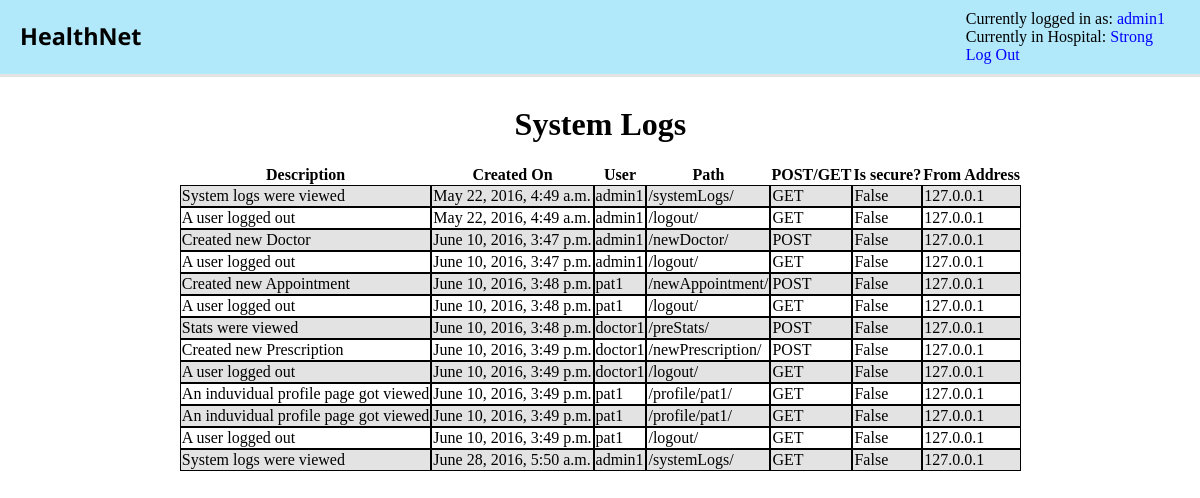
Page /systemLogs/ (signed in) on the committed database.
### recordSystem/models.py (models this page shows)
class Hospital(models.Model):
	name = models.CharField(max_length=200)
	address = models.CharField(max_length=200)
	def __str__(self):
		return self.name
	class Meta:
		ordering = ('name',)

class EntryLog(models.Model):
	createdAt = models.DateTimeField(auto_now_add=True)
	requestUser = models.CharField(max_length=100, blank=True, null=True)
	requestPath = models.TextField(blank=True, null=True)
	requestMethod = models.CharField(max_length=4, blank=True, null=True)
	requestSecure = models.NullBooleanField(default=False, blank=True, null=True)
	requestAddress = models.GenericIPAddressField(blank=True, null=True)
	desc = models.CharField(max_length=600, blank=True, null=True)
	atHospital = models.ForeignKey(Hospital, on_delete=models.PROTECT, related_name='atHospital', blank=True, null=True)

### recordSystem/views.py (the view)
# urls.py: url(r'^systemLogs/$', views.viewEntryLogs, name='systemLogsPage'),
def viewEntryLogs(request):
	if request.user.is_authenticated():
		addEntryLog(request, "System logs were viewed")
		els = EntryLog.objects.filter(atHospital=getCurrentHospital(request.user.username)).all()
		return render(request, 'recordsystem/systemlogs.html', {'logs': els, 'username': (request.user.username), 'currentHospital':getCurrentHospital(request.user.username)})
	else:
		return HttpResponse("please log in to view system logs")

### recordSystem/models.py (called while the page is built)
	def getChild(self, username):
		if (Administrator.objects.filter(username=username)):
			return Administrator.objects.get(username=username)
		elif (Patient.objects.filter(username=username)):
			return Patient.objects.get(username=username)
		elif (Doctor.objects.filter(username=username)):
			return Doctor.objects.get(username=username)
		elif (Nurse.objects.filter(username=username)):
			return Nurse.objects.get(username=username)
		else:
			return None #this is correct

### recordSystem/views.py (called while the page is built)
def addEntryLog(request, d):
    e = EntryLog(
        desc=d,
        createdAt=datetime.now(),
		requestUser=request.user.username,
        requestPath=request.path,
        requestMethod=request.method,
        requestSecure=request.is_secure(),
		requestAddress=request.META['REMOTE_ADDR'],
		atHospital=getCurrentHospital(request.user.username),
    )
    if isinstance(request.user, Administrator) or isinstance(request.user, Doctor) or isinstance(request.user,Nurse) or isinstance(request.user, Patient):
        if request.user.is_authenticated():
            e.requestuser = request.user
    e.save()

def getCurrentHospital(u):
	a = HealthNetUser.objects.getChild(u)
	if(a):
		return a.currentHospital

### recordSystem/templates/recordSystem/systemLogs.html (shortened to what this page needs)
{% load staticfiles %}
<link rel="stylesheet" type="text/css" href="{% static 'recordSystem/globalStyles.css' %}">
<link rel="stylesheet" type="text/css" href="{% static 'recordSystem/systemLogsStyles.css' %}">
<div id="topControlBar">
        <div id="topControlBarTextLeft">
            <a href="{% url 'recordSystem:indexPage' %}"><h3>HealthNet</h3></a>
        </div>
        <div id="topControlBarTextRight">
                Currently logged in as: <a href="{% url 'recordSystem:profilePage' username %}">{{ username }}</a>
                <br>
                Currently in Hospital: <a href="{% url 'recordSystem:hospitalSelectionPage' %}">{{ currentHospital }}</a>
                <br>
                <a href="{% url 'recordSystem:logoutPage' %}">Log Out</a>
        </div>
</div>
<div id="pageBody">
		<center><h1>System Logs</h1></center>
		<table cellspacing="0">
		<tr>
			<th> Description</th>
			<th>Created On</th>
			<th>User</th>
			<th>Path</th>
			<th>POST/GET</th>
			<th>Is secure?</th>
			<th>From Address</th>
		</tr>
		{% for a in logs %}
			<tr>
				<td>{{ a.desc }}</td>
				<td>{{ a.createdAt }}</td>
				<td>{{ a.requestUser }}</td>
				<td>{{ a.requestPath }}</td>
				<td>{{ a.requestMethod }}</td>
				<td>{{ a.requestSecure }}</td>
				<td>{{ a.requestAddress }}</td>
			</tr>
		{% endfor %}
		</table>
</div>

### recordSystem/static/recordSystem/globalStyles.css (style rules this page uses)
#topControlBar { position: absolute; top: 0; left: 0; padding: 10px; width: 98.4%; background-color: #B1E8FA; border-bottom: 3px solid #e3e3e3; }
#topControlBarTextRight { margin: 0; width: 225px; float: right; }
#topControlBarTextLeft { width: 85px; float: left; }
#topControlBarTextLeft > a { text-decoration: none; color: black; font-family: Open Sans, san serif; font-size: 20px; margin: 0px; }
#topControlBarTextLeft > a > h3 { margin: 0px; padding: 10px; font-family: Open Sans, san serif; }
#topControlBarTextRight > a { text-decoration: none; color: blue; }
#pageBody { position: absolute; width: 98.4%; height: 1000px; margin-top: 75px; padding: 10px; }

### recordSystem/static/recordSystem/systemLogsStyles.css (style rules this page uses)
table { margin:auto; }
tr:nth-child(even) { background-color: #e3e3e3; }
td { border: 1px solid black; }

### rows in the picture
Hospital: name "Strong"
EntryLog: desc "System logs were viewed", createdAt "May 22, 2016, 4:49 a.m.", requestUser "admin1", requestPath "/systemLogs/", requestMethod "GET", requestSecure "False", requestAddress "127.0.0.1"
EntryLog: desc "A user logged out", createdAt "May 22, 2016, 4:49 a.m.", requestUser "admin1", requestPath "/logout/", requestMethod "GET", requestSecure "False", requestAddress "127.0.0.1"
EntryLog: desc "Created new Doctor", createdAt "June 10, 2016, 3:47 p.m.", requestUser "admin1", requestPath "/newDoctor/", requestMethod "POST", requestSecure "False", requestAddress "127.0.0.1"
EntryLog: desc "A user logged out", createdAt "June 10, 2016, 3:47 p.m.", requestUser "admin1", requestPath "/logout/", requestMethod "GET", requestSecure "False", requestAddress "127.0.0.1"
EntryLog: desc "Created new Appointment", createdAt "June 10, 2016, 3:48 p.m.", requestUser "pat1", requestPath "/newAppointment/", requestMethod "POST", requestSecure "False", requestAddress "127.0.0.1"
EntryLog: desc "A user logged out", createdAt "June 10, 2016, 3:48 p.m.", requestUser "pat1", requestPath "/logout/", requestMethod "GET", requestSecure "False", requestAddress "127.0.0.1"
EntryLog: desc "Stats were viewed", createdAt "June 10, 2016, 3:48 p.m.", requestUser "doctor1", requestPath "/preStats/", requestMethod "POST", requestSecure "False", requestAddress "127.0.0.1"
EntryLog: desc "Created new Prescription", createdAt "June 10, 2016, 3:49 p.m.", requestUser "doctor1", requestPath "/newPrescription/", requestMethod "POST", requestSecure "False", requestAddress "127.0.0.1"
EntryLog: desc "A user logged out", createdAt "June 10, 2016, 3:49 p.m.", requestUser "doctor1", requestPath "/logout/", requestMethod "GET", requestSecure "False", requestAddress "127.0.0.1"
EntryLog: desc "An induvidual profile page got viewed", createdAt "June 10, 2016, 3:49 p.m.", requestUser "pat1", requestPath "/profile/pat1/", requestMethod "GET", requestSecure "False", requestAddress "127.0.0.1"
EntryLog: desc "An induvidual profile page got viewed", createdAt "June 10, 2016, 3:49 p.m.", requestUser "pat1", requestPath "/profile/pat1/", requestMethod "GET", requestSecure "False", requestAddress "127.0.0.1"
EntryLog: desc "A user logged out", createdAt "June 10, 2016, 3:49 p.m.", requestUser "pat1", requestPath "/logout/", requestMethod "GET", requestSecure "False", requestAddress "127.0.0.1"

### other values in the picture
{{ username }} "admin1"
